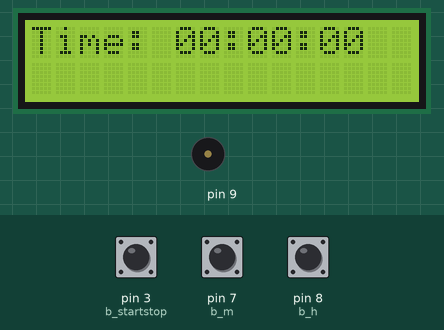
The sketch below on a simulated Arduino Uno, built with avr-gcc and run on an emulated ATmega328P. Parts: 16×2 character LCD, buzzer (waves = sounding). The test bench sets the inputs (shaded band); at power-on: pin 3 (b_startstop) HIGH, pin 7 (b_m) HIGH, pin 8 (b_h) HIGH. What the sketch prints to the serial monitor is not drawn.

Above: at 4.8 s.
4.9 s: pin 3 (b_startstop) pulled LOW for 0.15 s
At 7.5 s:
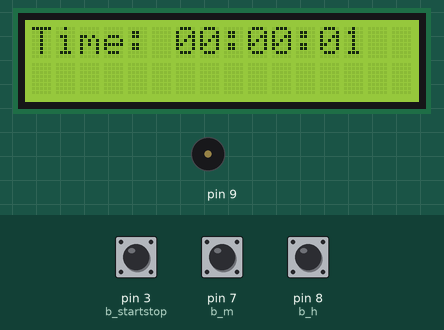
8.0 s: pin 3 (b_startstop) pulled LOW for 1 s
At 8.05 s:
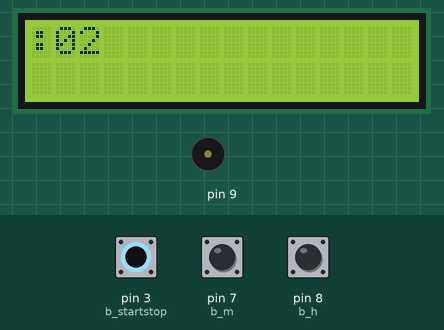
10.5 s: pin 7 (b_m) pulled LOW for 1 s
At 12.7 s:
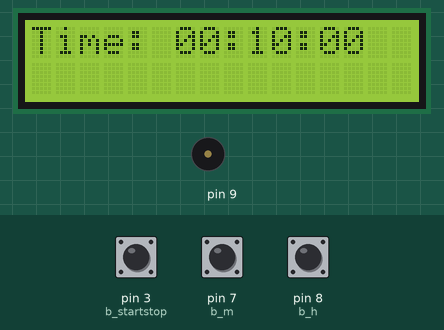
13.0 s: pin 8 (b_h) pulled LOW for 3.2 s
At 13.16 s:
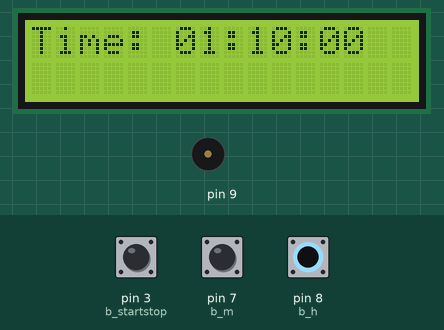
17.7 s: pin 7 (b_m) pulled LOW for 0.15 s
At 19.1 s:
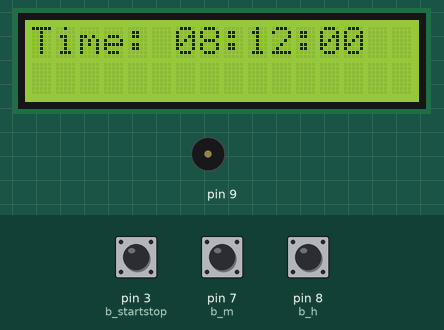
19.4 s: pin 8 (b_h) pulled LOW for 0.15 s
Timing chart, 0 to 22.0 s (numbered marks = the images above; inputs shaded):
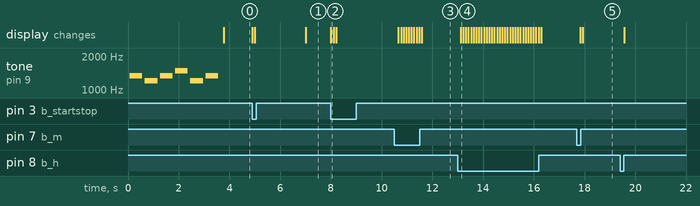

Measured:
- after the input at 4.9 s, the display: first changes at once (image 1 shows a later state)
- after the input at 8.0 s, the display: changes at once (image 2)
- after the input at 10.5 s, the display: first changes after 0.16 s (image 3 shows a later state)
- after the input at 13.0 s, the display: changes after 0.12 s (image 4)
- after the input at 17.7 s, the display: first changes after 0.13 s (image 5 shows a later state)

The sketch:

alarm.ino
```cpp
// include library
// lcd
#include <LiquidCrystal.h>
// speaker
#include <Tone.h>
Tone left_tone;

// initialize interface pin
// lcd
const int rs = 12, en = 11, d4 = 5, d5 = 4, d6 = 10, d7 = 2;
LiquidCrystal lcd(rs, en, d4, d5, d6, d7);
// buttons
int b_h = 8;
int b_m = 7;
int b_startstop = 3;
// speaker
int left_sp = 9;

// setup variable
// clock
volatile int sec=0, minute = 0, hour = 0;
// buttons
bool set_clock = true;
// speaker
const int DTMF_freq1[] = { 1336, 1209, 1336, 1477, 1209, 1336, 1477, 1209, 1336, 1477 };

void setup() {

  // setup the LCD's number of columns and rows:
  lcd.begin(16, 2);

  // setup buttons
  pinMode(b_h, INPUT_PULLUP);
  pinMode(b_m, INPUT_PULLUP);
  pinMode(b_startstop, INPUT_PULLUP);
  attachInterrupt(digitalPinToInterrupt(b_startstop), set_btn_click, FALLING);

  // setup speaker
  left_tone.begin(left_sp);

  // debug
  Serial.begin(9600);
  Serial.println('HELLO WORLD!');
  play_sound();
}

void loop() {
  if (set_clock == false) {
    delay(1000);
    print_time();
    cal_time();
  } else {
    delay(100);
    print_time();
    set_time();
  }
}

void cal_time() {
  sec++;

  if (sec > 59)
  {
    minute++;
    sec = 0;
  }

  if (minute > 59)
  {
    hour++;
    minute = 0;
  }

  if (hour > 23)
  {
    hour = 0;
  }
}

void set_time() {
  sec = 0;

  if (digitalRead(b_h) == LOW)
  {
    hour++;
    if (hour > 23)
      hour = 0;
  }

  if (digitalRead(b_m) == LOW)
  {
    minute++;
    if (minute > 59)
      minute = 0;
  }

  if (digitalRead(b_m) == LOW && digitalRead(b_h) == LOW) {
    play_sound();
  }
}

void print_time() {
  lcd.setCursor(0, 0);

  lcd.print("Time: ");
  // hour
  if (hour < 10)
  {
    lcd.print("0");
    lcd.print(hour);
  }
  else
  {
    lcd.print(hour);
  }

  lcd.print(":");
  // minute
  if (minute < 10)
  {
    lcd.print("0");
    lcd.print(minute);
  }
  else
  {
    lcd.print(minute);

  }

  lcd.print(":");
  // sec
  if (sec < 10)
  {
    lcd.print("0");
    lcd.print(sec);
  }
  else
  {
    lcd.print(sec);
  }
  lcd.print(" ");
}

void set_btn_click() {
  lcd.clear();
  set_clock = !set_clock;
}

void play_sound() {
  Serial.println('playsound');
  for (int i=0; i<6; i++) {
    Serial.println(i);
    left_tone.play(DTMF_freq1[i], 500);
    delay(600);
  }
}
```
